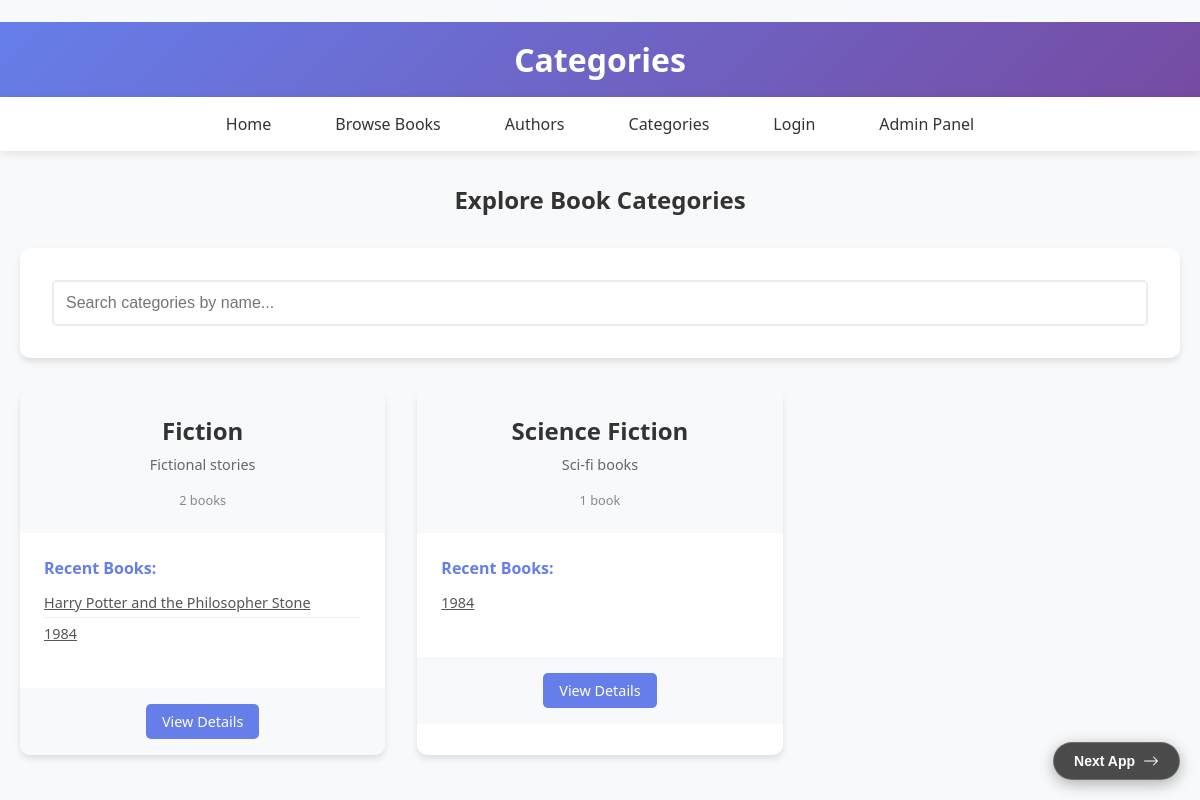
The app's page /q15/categories/ with its own data.
### q15/models.py (models this page shows, shortened)
class Category(models.Model):
    name = models.CharField(max_length=100, unique=True)
    description = models.TextField(blank=True)
    color = models.CharField(max_length=7, default='#007bff')  # Hex color code
    class Meta:
        verbose_name_plural = "Categories"

class Book(models.Model):
    STATUS_CHOICES = [
        ('available', 'Available'),
        ('borrowed', 'Borrowed'),
        ('reserved', 'Reserved'),
        ('maintenance', 'Under Maintenance'),
    ]
    title = models.CharField(max_length=200)
    authors = models.ManyToManyField(Author, related_name='books')
    publisher = models.ForeignKey(Publisher, on_delete=models.SET_NULL, null=True, blank=True)
    categories = models.ManyToManyField(Category, related_name='books')
    isbn = models.CharField(max_length=13, unique=True, blank=True)
    publication_date = models.DateField()
    pages = models.PositiveIntegerField()
    price = models.DecimalField(max_digits=10, decimal_places=2)
    description = models.TextField(blank=True)
    cover_image = models.ImageField(upload_to='book_covers/', blank=True, null=True)
    status = models.CharField(max_length=20, choices=STATUS_CHOICES, default='available')
    stock_quantity = models.PositiveIntegerField(default=1)
    created_at = models.DateTimeField(auto_now_add=True)
    updated_at = models.DateTimeField(auto_now=True)
    class Meta:
        ordering = ['-publication_date']

### q15/views.py (the view)
# urls.py: path("categories/", views.categories_list, name="categories_list"),
def categories_list(request):
    categories = Category.objects.annotate(
        book_count=Count('books')
    ).order_by('-book_count')
    context = {
        'categories': categories,
    }
    return render(request, "categories_list.html", context)

### q15/templates/categories_list.html (shortened to what this page needs)
﻿<!DOCTYPE html>
<html lang="en">
<head>
</head>
<body>
<a href="/q19/" style="position: fixed; bottom: 20px; right: 20px; z-index: 9999; text-decoration: none; padding: 10px 20px; background: rgba(0, 0, 0, 0.7); backdrop-filter: blur(10px); -webkit-backdrop-filter: blur(10px); border: 1px solid rgba(255,255,255,0.2); border-radius: 30px; color: #fff; font-family: sans-serif; font-weight: 600; font-size: 14px; box-shadow: 0 4px 15px rgba(0,0,0,0.3); transition: all 0.3s ease; display: flex; align-items: center; gap: 8px;">
    Next App
    <svg xmlns="http://www.w3.org/2000/svg" width="16" height="16" fill="currentColor" viewBox="0 0 16 16"><path fill-rule="evenodd" d="M1 8a.5.5 1 0 1 .5-.5h11.793l-3.147-3.146a.5.5 0 0 1 .708-.708l4 4a.5.5 0 0 1 0 .708l-4 4a.5.5 0 0 1-.708-.708L13.293 8.5H1.5A.5.5 0 0 1 1 8z"/></svg>
</a>
  <div class="header">
    <div class="container">
      <h1> Categories</h1>
    </div>
  </div>
  <nav class="nav">
    <div class="container">
      <ul class="nav-links">
        <li><a href="/q15/">Home</a></li>
        <li><a href="/q15/books/">Browse Books</a></li>
        <li><a href="/q15/authors/">Authors</a></li>
        <li><a href="/q15/categories/">Categories</a></li>
        {% if user.is_authenticated %}
          <li><a href="/q15/my-loans/">My Loans</a></li>
          <li><a href="/accounts/logout/">Logout ({{ user.username }})</a></li>
        {% else %}
          <li><a href="/accounts/login/">Login</a></li>
        {% endif %}
        <li><a href="/admin/" target="_blank">Admin Panel</a></li>
      </ul>
    </div>
  </nav>
  <div class="container">
    <h2 class="page-title">Explore Book Categories</h2>
    <div class="search-form">
      <form method="get">
        <input type="text" name="q" class="search-input" placeholder="Search categories by name..." value="{{ query }}">
      </form>
    </div>
    {% if categories %}
    <div class="categories-grid">
      {% for category in categories %}
      <div class="category-card">
        <div class="category-header">
          <div class="category-name">{{ category.name }}</div>
          {% if category.description %}
          <div class="category-description">{{ category.description|truncatechars:150 }}</div>
          {% endif %}
          <div class="category-stats">
            <span>{{ category.books.count }} book{{ category.books.count|pluralize }}</span>
          </div>
        </div>
        <div class="category-content">
          <div class="category-books">
            <div class="books-count">Recent Books:</div>
            <ul class="book-list">
              {% for book in category.books.all|slice:":3" %}
              <li class="book-item">
                <a href="/q15/books/{{ book.id }}/" class="book-title">{{ book.title }}</a>
              </li>
              {% empty %}
              <li class="book-item">No books available</li>
              {% endfor %}
            </ul>
          </div>
        </div>
        <div class="category-actions">
          <a href="/q15/categories/{{ category.id }}/" class="btn">View Details</a>
        </div>
      </div>
      {% endfor %}
    </div>
    {% else %}
    <div class="no-categories">
      <h3>No categories found</h3>
      <p>Try adjusting your search criteria.</p>
    </div>
    {% endif %}
  </div>
</body>
</html>

### q15/templates/categories_list.html (style rules this page uses)
* { margin: 0; padding: 0; box-sizing: border-box; }
body { font-family: "Segoe UI", Tahoma, Geneva, Verdana, sans-serif; background: #f8f9fa; color: #333; }
.header { background: linear-gradient(135deg, #667eea 0%, #764ba2 100%); color: white; padding: 1rem 0; text-align: center; }
.nav { background: white; box-shadow: 0 2px 10px rgba(0,0,0,0.1); padding: 1rem 0; }
.nav-links { display: flex; justify-content: center; gap: 2rem; list-style: none; }
.nav-links a { text-decoration: none; color: #333; font-weight: 500; padding: 0.5rem 1rem; border-radius: 5px; transition: all 0.3s; }
.container { max-width: 1200px; margin: 0 auto; padding: 0 20px; }
.page-title { text-align: center; margin: 2rem 0; color: #333; }
.categories-grid { display: grid; grid-template-columns: repeat(auto-fill, minmax(300px, 1fr)); gap: 2rem; margin-bottom: 2rem; }
.category-card { background: white; border-radius: 10px; box-shadow: 0 4px 6px rgba(0,0,0,0.1); overflow: hidden; transition: transform 0.3s; }
.category-header { background: #f8f9fa; padding: 1.5rem; text-align: center; }
.category-name { font-size: 1.5rem; font-weight: bold; color: #333; margin-bottom: 0.5rem; }
.category-description { color: #666; font-size: 0.9rem; line-height: 1.4; margin-bottom: 1rem; }
.category-stats { display: flex; justify-content: center; gap: 1rem; font-size: 0.8rem; color: #888; }
.category-content { padding: 1.5rem; }
.category-books { margin-bottom: 1rem; }
.books-count { font-weight: bold; color: #667eea; margin-bottom: 0.5rem; }
.book-list { list-style: none; }
.book-item { padding: 0.25rem 0; border-bottom: 1px solid #eee; }
.book-item:last-child { border-bottom: none; }
.book-title { font-size: 0.9rem; color: #555; }
.category-actions { padding: 1rem 1.5rem; background: #f8f9fa; text-align: center; }
.btn { background: #667eea; color: white; padding: 0.5rem 1rem; border: none; border-radius: 5px; cursor: pointer; text-decoration: none; display: inline-block; transition: background 0.3s; font-size: 0.9rem; }
.search-form { background: white; padding: 2rem; border-radius: 10px; box-shadow: 0 4px 6px rgba(0,0,0,0.1); margin-bottom: 2rem; }
.search-input { width: 100%; padding: 0.75rem; border: 2px solid #e9ecef; border-radius: 5px; font-size: 1rem; }

### records on screen
Category: name "Fiction", description "Fictional stories", books.count "2"
Book: title "Harry Potter and the Philosopher Stone"
Book: title "1984"
Category: name "Science Fiction", description "Sci-fi books", books.count "1"
